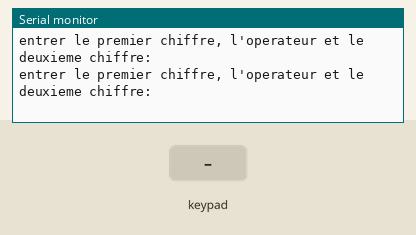
Simulated run of this program. Board: Arduino MKR. On the bench: the last lines printed to the serial monitor. The test bench sets the inputs (shaded band).

Above: at 1.2 s.
1.3 s: key '+' pressed
At 2.2 s:
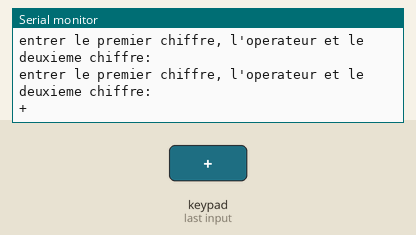
2.8 s: key '=' pressed
At 3.5 s:
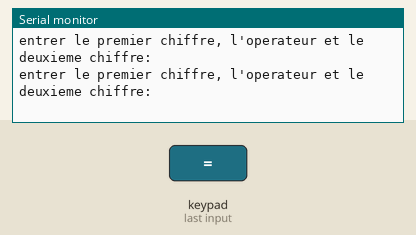

The program:

main.cpp
```cpp
/*
Titre : realisation d'une calculatrice avec un clavier numerique
Auteur : Anis Irsane
Date : 08/12/2022
Description: développement d'une calculatrice avec l'arduino et le clavier matricielle.
Version : 0.0.2
*/
#include <Arduino.h>
//library pour l'utilisation du clavier matricielle.
#include <Keypad.h>
//declaration des variables
long FirstNum = 0;
long SecondNum = 0;
double res = 0;

char customKey;
const byte ROWS = 4;
const byte COLS = 4;
double result = 0.0;
//declaration de notre matrice pour l'utilisation du clavier
char keys[ROWS][COLS] = {
  {'1','2','3','+'},
  {'4','5','6','-'},
  {'7','8','9','*'},
  {'C','0','=','/'}
};
byte rowPins[ROWS] = {10,9,8,7};
byte colPins[COLS] = {5,4,3,2};

Keypad customKeypad = Keypad( makeKeymap(keys), rowPins, colPins, ROWS, COLS);


//fonction pour faire les calculs en utilisant le switch pour retourner les resultats pour chaque operateur
double Operation(char c, double a, double b)
{
    switch (c) {
    case '+': return a+b;
    case '-': return a-b;
    case '*': return a*b;
    case '/':
      if (b==0)
      {

        Serial.println("erreur");
        res=0,b=0,a=0;
        return true;
      }else{
        return a/b;
      }
    }
}
//fonction pour recuperer le deuxieme chiffre
long SecondNumber()
{
  while( 1)
  {
    customKey = customKeypad.getKey();
    if(customKey >= '0' && customKey <= '9')
    {
      SecondNum =customKey -48;
      Serial.print(SecondNum);
    }

    if(customKey == '=') break;
  }
 return SecondNum;
}
//fonction pour faire les calculs finals
double Calc(char choice,long number1, long number2){

  number1= FirstNum;
  Serial.print(choice);

  number2 =SecondNumber() ;
  res = Operation(choice,number1, number2);
  return res;
  number1 = 0, number2 = 0;
}

void setup()
{
  Serial.begin(9600);
}
void loop()
{
  //on recupere la premiere valeur
  Serial.println("entrer le premier chiffre, l'operateur et le deuxieme chiffre: ");
  customKey = customKeypad.getKey();
  //on fait le traitement selon le cas

  switch(customKey)
  {
  case '0' ... '9':
    FirstNum =long( customKey)-48;
    Serial.print(FirstNum);
    break;
  case '+':
    result= Calc('+',FirstNum, SecondNum);
    break;

  case '=':
    Serial.print(" = " );
    Serial.println("le resultat du calcul est : ");
    Serial.println(result);
    break;

 case '-':
    result= Calc('-',FirstNum, SecondNum);

    break;

  case '*':
    result= Calc('*',FirstNum, SecondNum);

    break;

  case '/':
    result= Calc('/',FirstNum, SecondNum);
    break;
  case 'C':{
    FirstNum=0,SecondNum=0,res = 0;

    break;
  }
  }
}
```

Measured:
- after the input at 1.3 s, the serial monitor: prints a new line at once (image 1)
- after the input at 2.8 s, the serial monitor: prints a new line at once (image 2)
